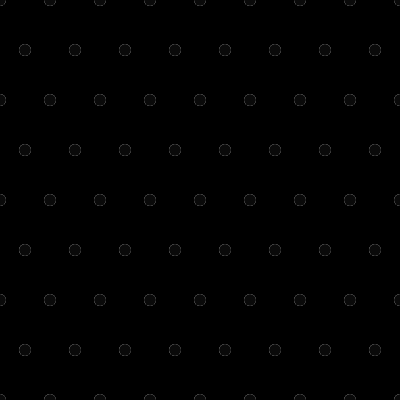
Frame 1 (no input)
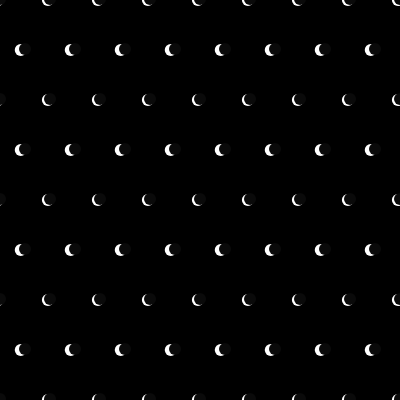
Frame 60 (no input)
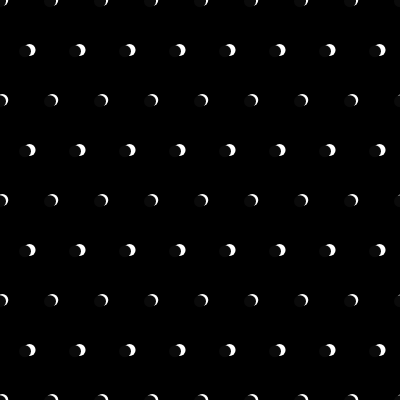
Frame 120 (the mouse pressed at the canvas centre since frame 60)

The p5.js sketch that drew these frames (run headless with seeded random() and noise() and a simulated clock; from frame 60 on, the mouse is pressed at the canvas centre):

// p5.js sketch
// ── sketch.js
function setup() {
	createCanvas(400, 400);
    
    
}

function draw() {
    background(0);
    noStroke();
    let offset = 0;
    let shft = 25;
    let y;
    for (let y = 0; y <=height; y += 50){ 
        for (let x = 0; x <= width; x += 50){
            //white circles  
            fill(255);
            offset = 5 * sin(PI);        
            ellipse(x + offset/2, y*2, 12, 12);
            ellipse(x + shft + offset, 50+y*2, 12, 12);  
            //black circles    
            fill(10);
            ellipse(x, y*2  + offset/4 , 12, 12);
            ellipse(x + shft, 50+y*2  + offset/4, 12, 12); 
        }
      PI += 0.004;
    }
}
          
